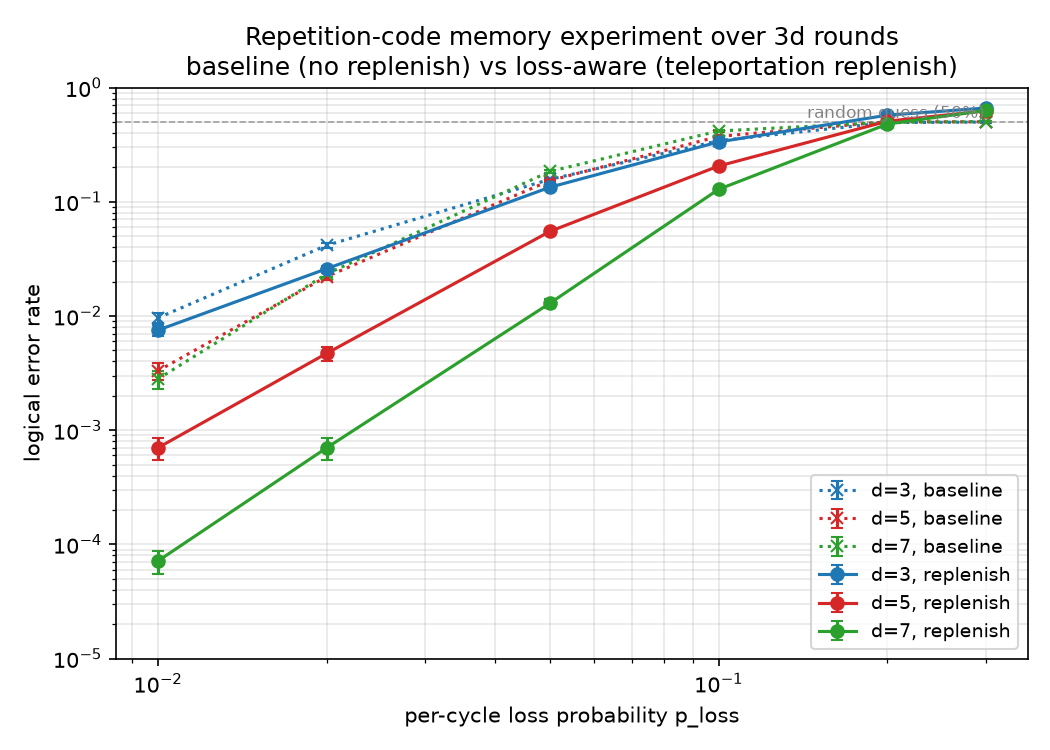

Generate this figure with Python:
"""Loss-tolerance LER sweep for the QDK loss-simulation tutorial.

For each ``(d, variant, p_loss)`` point the driver transpiles
``repetition_code.deq`` with the appropriate Mako parameters, drives
``python -m deq.runtime server`` in a subprocess, and accumulates
logical errors until ``--target-errors`` is reached or
``--max-shots`` is spent.  Batches from all points are round-robin
dispatched across ``--workers`` parallel subprocesses so the plot
fills in all curves at once.  JSON + PNG are rewritten after every
batch.
"""

from __future__ import annotations

import argparse
import concurrent.futures
import dataclasses
import json
import os
import re
import subprocess
import sys
import time
from typing import Sequence

import deq_runtime  # noqa: F401  (ensure the extension is importable)

THIS_DIR = os.path.dirname(os.path.abspath(__file__))
TEMPLATE_PATH = os.path.join(THIS_DIR, "repetition_code.deq")


@dataclasses.dataclass
class Point:
    """One ``(d, variant, p_loss)`` datapoint.  This is the JSON schema."""

    variant: str       # "baseline" or "replenish"
    d: int
    p: float
    p_loss: float
    rounds: int
    shots: int
    logical_errors: int
    wall_time: float

    @property
    def ler(self) -> float:
        return self.logical_errors / self.shots if self.shots else float("nan")

    @property
    def ler_se(self) -> float:
        # Wilson-style standard error for a binomial proportion.
        if self.shots == 0:
            return float("nan")
        p = self.ler
        return max((p * (1 - p) / self.shots) ** 0.5, 0.5 / self.shots)


def build_artifacts(
    *,
    d: int,
    p: float,
    p_loss: float,
    rounds: int,
    replenish: bool,
    out_dir: str,
    program: str = "Memory",
) -> tuple[str, str]:
    """Transpile the template with Mako params + static-compile; return (stim, bin) paths."""
    from deq.cli.jit import transpile
    from deq.compiler.jit_compiler import static_jit_compiler
    import deq.proto.deq_jit_pb2 as jit_pb

    jit_path = os.path.join(out_dir, f"{program}.deq.jit")
    stim_path = os.path.join(out_dir, f"{program}.stim")
    bin_path = os.path.join(out_dir, f"{program}.deq.bin")
    transpile(
        TEMPLATE_PATH,
        out=jit_path,
        program=program,
        jobs=1,
        mako=[
            f"d={d}", f"p={p}", f"p_loss={p_loss}", f"rounds={rounds}",
            f"replenish={'1' if replenish else '0'}",
        ],
        skip_mako_warning=True,
    )
    with open(jit_path, "rb") as f:
        lib = jit_pb.JitLibrary.FromString(f.read())
    with open(bin_path, "wb") as f:
        f.write(static_jit_compiler(lib).SerializeToString())
    return stim_path, bin_path


_SHOTS_RE = re.compile(r"Shots:\s+(\d+)")
_ERRORS_RE = re.compile(r"Logical errors:\s+(\d+)")


def run_server_batch(
    *,
    bin_path: str,
    stim_path: str,
    shots: int,
    seed: int,
    decoder: str,
    batch_size: int,
) -> tuple[int, int]:
    """Run one deq.runtime server subprocess; return (shots, logical_errors)."""
    simulator_config = {
        "filepath": stim_path,
        "file": "@qdk_sampler",  # compile-time-embedded QDK sampler adapter
        "py_config": {"batch_size": batch_size},
        "shots": shots,
        "errors": shots,          # never stop early on errors
        "seed": seed,
        "strict_timing": True,
    }
    cmd = [
        sys.executable, "-m", "deq.runtime", "server",
        # Kernel-assigned port so parallel servers don't collide on 50051.
        "--addr", "[::]:0",
        "--decoder", decoder,
        "--coordinator", "monolithic",
        "--coordinator-config", json.dumps({"loss_random_imputation_seed": seed}),
        "--controller", "static",
        "--controller-config", json.dumps({"filepath": bin_path}),
        "--simulator", "python",
        "--simulator-config", json.dumps(simulator_config),
    ]
    proc = subprocess.run(
        cmd, capture_output=True, text=True,
        env={**os.environ, "TOKIO_WORKER_THREADS": "2", "RAYON_NUM_THREADS": "1"},
    )
    out = (proc.stdout or "") + (proc.stderr or "")
    if proc.returncode != 0 or "Simulation Complete" not in out:
        raise RuntimeError(f"server failed (exit {proc.returncode}):\n{out[-2000:]}")
    shots_m = _SHOTS_RE.search(out)
    errors_m = _ERRORS_RE.search(out)
    if not shots_m or not errors_m:
        raise RuntimeError(f"could not parse server output:\n{out[-2000:]}")
    return int(shots_m.group(1)), int(errors_m.group(1))


@dataclasses.dataclass
class _PointState:
    """Mutable per-point scheduling state; wraps a Point + build artifacts."""

    point: Point
    bin_path: str
    stim_path: str
    target_errors: int
    max_shots: int
    shots_per_batch: int
    decoder: str
    batch_size: int
    base_seed: int
    next_batch_idx: int = 0

    def is_done(self) -> bool:
        return (
            self.point.logical_errors >= self.target_errors
            or self.point.shots >= self.max_shots
        )

    def label(self) -> str:
        p = self.point
        return f"{p.variant} d={p.d} p_loss={p.p_loss:g}"


def _run_one_batch(state: _PointState, seed: int) -> tuple[int, int, float]:
    """Pure worker: run one batch; caller accumulates into state."""
    t0 = time.time()
    got_shots, got_errors = run_server_batch(
        bin_path=state.bin_path,
        stim_path=state.stim_path,
        shots=min(state.shots_per_batch, state.max_shots - state.point.shots),
        seed=seed,
        decoder=state.decoder,
        batch_size=state.batch_size,
    )
    return got_shots, got_errors, time.time() - t0


def sweep(
    *,
    distances: Sequence[int],
    loss_rates: Sequence[float],
    max_shots: int,
    target_errors: int,
    shots_per_batch: int,
    p: float | None,
    batch_size: int,
    rounds_factor: int,
    decoder: str,
    seed_base: int,
    workdir: str,
    workers: int = 1,
    out_json: str | None = None,
    out_png: str | None = None,
) -> list[Point]:
    """Parallel round-robin sweep.  Every point gets one batch before any
    point starts a second one, so the plot fills in all curves at once.
    After each batch we rewrite JSON + PNG so anyone tailing the files
    sees gradual refinement.
    """
    # Pre-build all points sequentially (transpile is cheap).
    seed_step = max(1, max_shots // shots_per_batch) + 1
    states: list[_PointState] = []
    seed = seed_base
    for d in distances:
        rounds = rounds_factor * d
        for variant in ("baseline", "replenish"):
            for p_loss in loss_rates:
                p_eff = p if p is not None else p_loss / 10.0
                point_dir = os.path.join(workdir, f"{variant}_d{d}_pl{p_loss:g}")
                os.makedirs(point_dir, exist_ok=True)
                stim_path, bin_path = build_artifacts(
                    d=d, p=p_eff, p_loss=p_loss, rounds=rounds,
                    replenish=(variant == "replenish"), out_dir=point_dir,
                )
                states.append(_PointState(
                    point=Point(
                        variant=variant, d=d, p=p_eff, p_loss=p_loss,
                        rounds=rounds, shots=0, logical_errors=0, wall_time=0.0,
                    ),
                    bin_path=bin_path, stim_path=stim_path,
                    target_errors=target_errors, max_shots=max_shots,
                    shots_per_batch=shots_per_batch, decoder=decoder,
                    batch_size=batch_size, base_seed=seed,
                ))
                seed += seed_step
    print(f"built {len(states)} points; running with {workers} parallel worker(s)")

    def _refresh() -> None:
        snap = [s.point for s in states]
        if out_json is not None:
            _write_json(snap, out_json)
        if out_png is not None:
            plot_sweep(snap, out_png)

    rr_cursor = 0

    def _pick(busy: set[int]) -> int | None:
        """Round-robin: next undone, not-already-in-flight state."""
        nonlocal rr_cursor
        n = len(states)
        for offset in range(n):
            idx = (rr_cursor + offset) % n
            if idx not in busy and not states[idx].is_done():
                rr_cursor = (idx + 1) % n
                return idx
        return None

    with concurrent.futures.ThreadPoolExecutor(max_workers=workers) as pool:
        in_flight: dict[concurrent.futures.Future, int] = {}

        def _submit(idx: int) -> None:
            st = states[idx]
            fut = pool.submit(_run_one_batch, st, st.base_seed + st.next_batch_idx)
            st.next_batch_idx += 1
            in_flight[fut] = idx

        def _refill() -> None:
            while len(in_flight) < workers:
                idx = _pick(set(in_flight.values()))
                if idx is None:
                    return
                _submit(idx)

        _refill()
        while in_flight:
            done, _pending = concurrent.futures.wait(
                in_flight, return_when=concurrent.futures.FIRST_COMPLETED,
            )
            for fut in done:
                idx = in_flight.pop(fut)
                st = states[idx]
                try:
                    got_shots, got_errors, elapsed = fut.result()
                except Exception as exc:  # pragma: no cover — surface and skip
                    print(f"  [{st.label()}] FAILED: {exc}")
                    st.point.shots = st.max_shots
                    st.point.logical_errors = st.target_errors
                else:
                    st.point.shots += got_shots
                    st.point.logical_errors += got_errors
                    st.point.wall_time += elapsed
                    ler = st.point.logical_errors / max(1, st.point.shots)
                    print(
                        f"  [{st.label()}] batch: {got_errors}/{got_shots} "
                        f"\u2192 cum {st.point.logical_errors}/{st.point.shots} "
                        f"(LER \u2248 {ler:.3e}) {elapsed:.1f}s"
                    )
                _refresh()
            _refill()

    return [s.point for s in states]


def _write_json(points: list[Point], out_json: str) -> None:
    """Atomically rewrite the sweep JSON so partial runs stay valid."""
    tmp = out_json + ".tmp"
    with open(tmp, "w", encoding="utf-8") as f:
        json.dump([dataclasses.asdict(pt) for pt in points], f, indent=2)
    os.replace(tmp, out_json)


def plot_sweep(points: list[Point], out_png: str) -> None:
    """LER vs p_loss curves.  Zero-error points render as 95 % Wilson upper limits."""
    try:
        import matplotlib
        matplotlib.use("Agg")
        import matplotlib.pyplot as plt
    except ImportError:
        print("matplotlib not installed; skipping plot", file=sys.stderr)
        return

    def wilson_upper_95(k: int, n: int) -> float:
        if n == 0:
            return 1.0
        z = 1.96
        denom = 1.0 + z * z / n
        center = (k + z * z / 2.0) / n
        rad = z / n * ((k * (n - k) / n + z * z / 4.0) ** 0.5)
        return min(1.0, (center + rad) / denom)

    by_curve: dict[tuple[str, int], list[Point]] = {}
    for pt in points:
        by_curve.setdefault((pt.variant, pt.d), []).append(pt)

    fig, ax = plt.subplots(figsize=(7, 5))
    colors = {3: "#1f77b4", 5: "#d62728", 7: "#2ca02c", 9: "#9467bd"}
    styles = {"baseline": ":", "replenish": "-"}
    markers = {"baseline": "x", "replenish": "o"}
    y_floor = 1e-5

    for (variant, d), pts in sorted(by_curve.items()):
        pts = sorted(pts, key=lambda x: x.p_loss)
        measured = [p for p in pts if p.logical_errors > 0]
        upper = [p for p in pts if p.logical_errors == 0]
        color = colors.get(d, "k")
        label = f"d={d}, {variant}"
        if measured:
            ax.errorbar(
                [p.p_loss for p in measured], [p.ler for p in measured],
                yerr=[p.ler_se for p in measured],
                color=color, linestyle=styles.get(variant, "-"),
                marker=markers.get(variant, "."), label=label, capsize=3,
            )
        if upper:
            ubs = [wilson_upper_95(0, p.shots) for p in upper]
            # Cap the visible down-arrow at one decade / the y-axis floor.
            downs = [max(ub - max(ub * 0.1, y_floor), 0.0) for ub in ubs]
            ax.errorbar(
                [p.p_loss for p in upper], ubs,
                yerr=[downs, [0] * len(upper)],
                color=color, linestyle="", marker="v", uplims=True,
                label=None if measured else label,
            )

    ax.axhline(0.5, color="grey", linestyle="--", linewidth=0.8, alpha=0.7)
    ax.text(ax.get_xlim()[1] * 0.95, 0.5, " random guess (50%)",
            color="grey", fontsize=8, va="bottom", ha="right")
    ax.set_xscale("log")
    ax.set_yscale("log")
    ax.set_ylim(y_floor, 1.0)
    ax.set_xlabel("per-cycle loss probability p_loss")
    ax.set_ylabel("logical error rate")
    ax.set_title(
        "Repetition-code memory experiment over 3d rounds\n"
        "baseline (no replenish) vs loss-aware (teleportation replenish)"
    )
    ax.legend(loc="lower right", fontsize=9)
    ax.grid(True, which="both", alpha=0.3)
    fig.tight_layout()
    fig.savefig(out_png, dpi=150)
    plt.close(fig)
    print(f"wrote {out_png}")


def main(argv: Sequence[str] | None = None) -> int:
    ap = argparse.ArgumentParser(description=__doc__)
    ap.add_argument("--distances", type=int, nargs="+", default=[3, 5, 7])
    ap.add_argument("--loss-rates", type=float, nargs="+",
                    default=[0.01, 0.02, 0.05, 0.1, 0.2, 0.3])
    ap.add_argument("--max-shots", type=int, default=1_000_000,
                    help="hard upper bound on total shots per (variant, d, p_loss) point.")
    ap.add_argument("--target-errors", type=int, default=20,
                    help="stop a point once this many logical errors have accumulated.")
    ap.add_argument("--shots-per-batch", type=int, default=10_000,
                    help="shots per server subprocess; outer loop runs batches until stopping rule.")
    ap.add_argument("--p", type=float, default=None,
                    help="per-instruction Pauli noise rate; defaults to p_loss/10.")
    ap.add_argument("--rounds-factor", type=int, default=3)
    ap.add_argument("--batch-size", type=int, default=256)
    ap.add_argument("--workers", type=int, default=4,
                    help="parallel server subprocesses; batches are dispatched round-robin "
                         "so the figure refines all curves at the same time.")
    ap.add_argument("--decoder", type=str, default="black-box-relay-bp")
    ap.add_argument("--seed-base", type=int, default=42)
    ap.add_argument("--workdir", type=str, default=os.path.join(THIS_DIR, "workdir"),
                    help="directory for per-point .deq.jit / .stim / .deq.bin artifacts.")
    ap.add_argument("--out-png", type=str,
                    default=os.path.join(THIS_DIR, "loss_ler_sweep.png"))
    ap.add_argument("--out-json", type=str,
                    default=os.path.join(THIS_DIR, "loss_ler_sweep.json"))
    args = ap.parse_args(argv)

    os.makedirs(args.workdir, exist_ok=True)
    points = sweep(
        distances=args.distances, loss_rates=args.loss_rates,
        max_shots=args.max_shots, target_errors=args.target_errors,
        shots_per_batch=args.shots_per_batch, p=args.p,
        batch_size=args.batch_size, rounds_factor=args.rounds_factor,
        decoder=args.decoder, seed_base=args.seed_base,
        workdir=args.workdir, workers=args.workers,
        out_json=args.out_json, out_png=args.out_png,
    )
    _write_json(points, args.out_json)
    print(f"wrote {args.out_json}")
    plot_sweep(points, args.out_png)
    return 0


if __name__ == "__main__":
    raise SystemExit(main())
